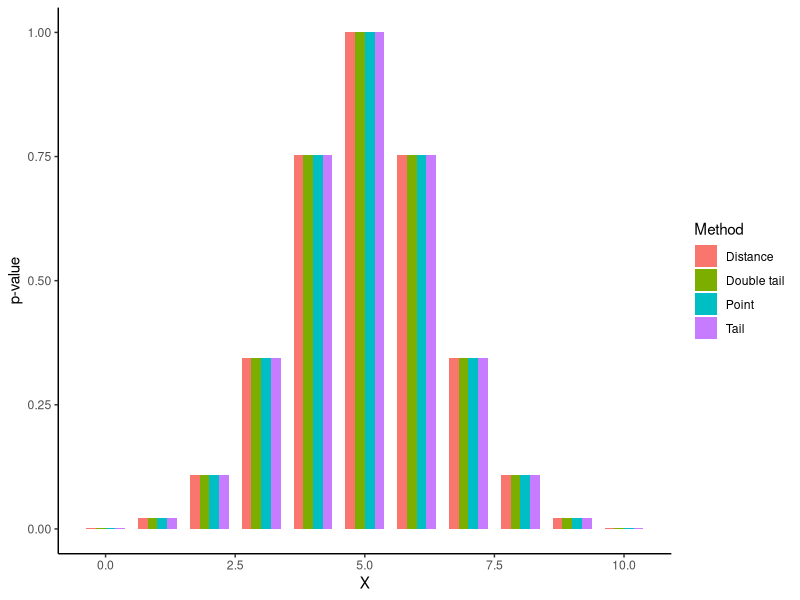
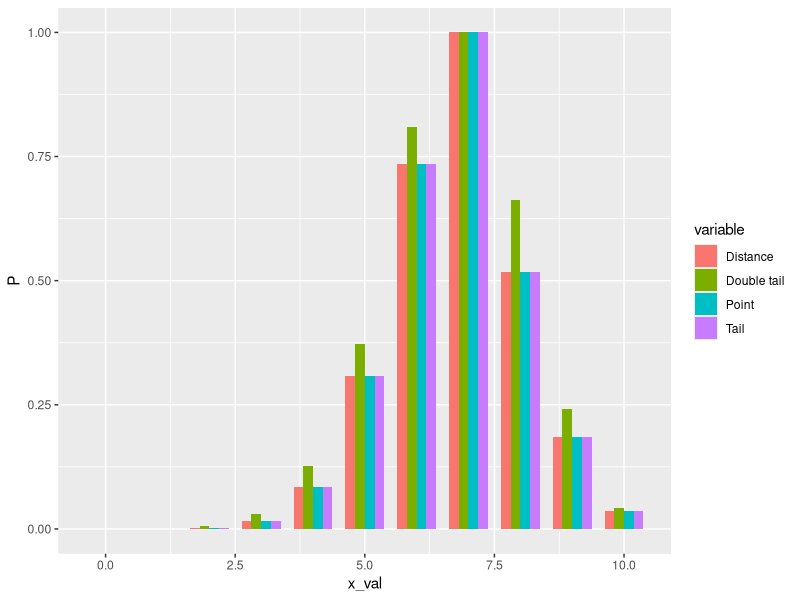
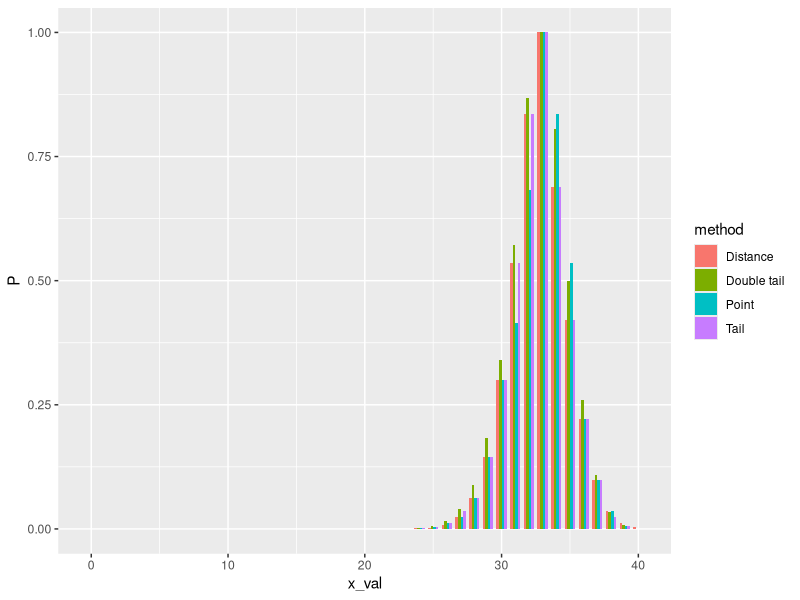
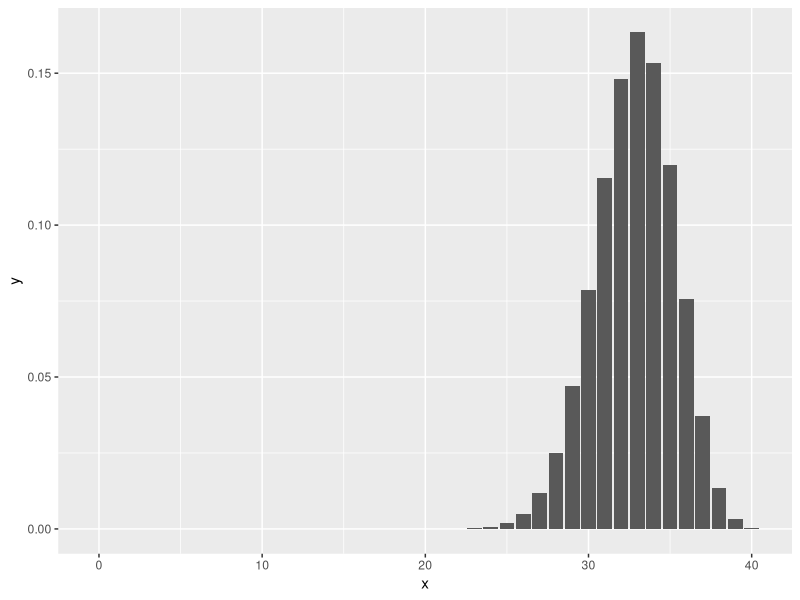
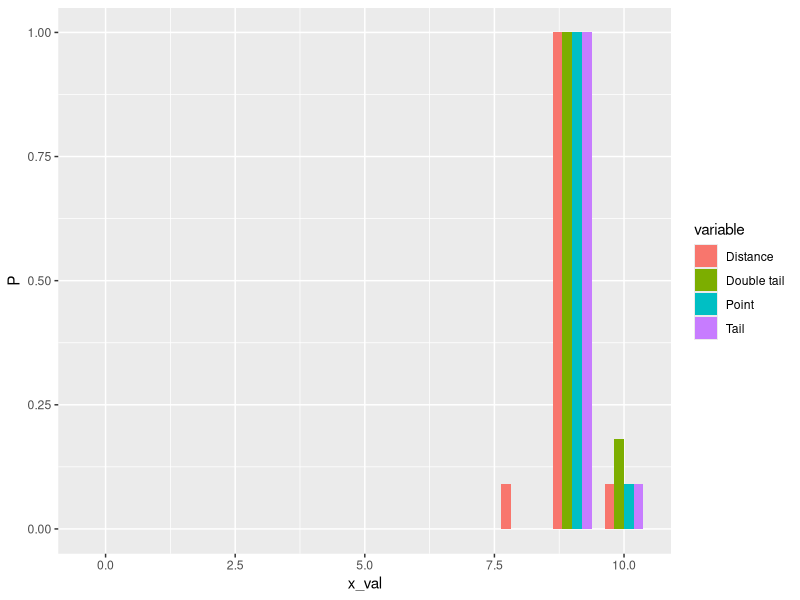

Write the R code that produced these figures, in order.
## ---- chunk 1
knitr::opts_chunk$set(echo = TRUE)
## ---- chunk 2
library(ggplot2)
library(reshape2)
library(tidyverse)
## ---- chunk 3
dmodel <- function(x, n, p){
  dbinom(x, n, p)
}

pmodel <- function(x, n, p, tail_left = TRUE){
  pbinom(x, n, p, tail_left)
}

sample_space <- function(n){
  0:n
}

expected_val_model <- function(n, p){
  n*p
}

## ---- chunk 4
p_val_a <- function(x, n, p){
  pr_tail_l = pmodel(x, n, p, tail_left = TRUE)
  ## Use 1 - tail prob but add point prob
  pr_tail_r = 1 - pr_tail_l + dmodel(x, n, p)
  
  p_val = 2 * min(pr_tail_l, pr_tail_r, 1/2)
  p_val
}

p_val_a(7, 10, 0.7)
## ---- chunk 5
p_val_b <- function(x, n, p, multi_modal = TRUE){
  W_x = dmodel(x, n, p)
  
  S = sample_space(n)
  p_val = 0
  
  if (multi_modal){
    # If multimodal makes this a bad for this p-method
    for(y in S){
      W_y = dmodel(y, n, p)
      if(W_y > W_x){
      }
      else{
        p_y = W_y
        p_val = p_val + p_y
      }
    }
  }
  else{
    #WIP of effectivised computation
  }
  
  p_val
}

p_val_b(3, 10, 0.3, TRUE)
## ---- chunk 6
# Assuming point mass function
p_val_c <- function(x, n, p){
  p_tail_l = pmodel(x, n, p, tail_left = TRUE)
  p_tail_r = 1 - p_tail_l + dmodel(x, n, p)
  epsilon = 1e-8
  if (p_tail_l < p_tail_r + epsilon){
    # Add the maximum right tail that is smaller than left tail
    ## Start with 0 tail and add one point mass at a time until it grow bigger than left tail
    r_tail_max_smaller = 0
    y = n
    sugg = r_tail_max_smaller
    while(sugg < p_tail_l + epsilon){
      r_tail_max_smaller = sugg # Accept suggestion
      r_add = dmodel(y, n, p) # Calculate new point mass to be added
      sugg = sugg + r_add # Propose new suggestion
      y = y - 1 # Take one lower y-value
    }
    p_val = p_tail_l +  r_tail_max_smaller
  }
  else{
    # Do the same thing but find maximum smaller left tail instead of right
    l_tail_max_smaller = 0
    y = 0
    sugg = l_tail_max_smaller
    while(sugg < p_tail_r + epsilon){
      l_tail_max_smaller = sugg # Accept suggestion
      l_add = dmodel(y, n, p) # Calculate new point mass to be added
      sugg = sugg + l_add # Propose new suggestion
      y = y + 1 # Take one higher y-value
    }
    p_val = p_tail_r +  l_tail_max_smaller
  }
  if(p_val > 1){ # If the distrbution is symmetric it will count the central event twice.
    return(1)
  }
  p_val
}

p_val_c(7, 10, 0.68)
## ---- chunk 7
p_val_d <- function(x, n, p) {
  exp_val = expected_val_model(n, p)
  W_x = abs(x - exp_val)
  
  p_val = 0
  S = sample_space(n)
  for(y in S){
    W_y = abs(y - exp_val)
    if(W_y < W_x){}
    else{
      p_val = p_val + dmodel(y, n, p)
    }
  }
  p_val
}

p_val_d(7, 10, 0.7)
## ---- chunk 8
observator <- function(x, n, p){
  pr_tail_l = pmodel(x, n, p)
  pr_tail_r = 1 - pr_tail_l + dmodel(x, n, p)
  min(pr_tail_l, pr_tail_r)
}

p_val_obs <- function(x, n, p){
  W_x = observator(x, n, p)
  S = sample_space(n)
  
  p_val = 0
  epsilon = 1e-8
  
  for(i in S){
    W_i = observator(i, n, p)
    if(W_i < W_x + epsilon){
      p_val = p_val + dmodel(i, n, p)
    }
  }
  p_val
}

p_val_obs(3, 10, 0.3)
## ---- chunk 9
dmodel <- function(x, n, p){
  dbinom(x, n, p)
}

pmodel <- function(x, n, p, tail_left = TRUE){
  pbinom(x, n, p, tail_left)
}

sample_space <- function(n){
  0:n
}

expected_val_model <- function(n, p){
  n*p
}

## ---- chunk 10
comparison_p_vals <- function(n, p){
  p_a = NULL
  p_b = NULL
  p_c = NULL
  p_d = NULL

  for(i in 0:n){
    p_a = c(p_a, p_val_a(i, n, p))
    p_b = c(p_b, p_val_b(i, n, p))
    p_c = c(p_c, p_val_c(i, n, p))
    p_d = c(p_d, p_val_d(i, n, p))
  }
  
  df <- data.frame(p_a, p_b, p_c, p_d)
  colnames(df) <- c("Double tail", "Point", "Tail", "Distance")  #Added zero width space for "Double tail" to be shown first in plot
  df["x_val"] <- 0:n
  
  df
}

df <- comparison_p_vals(10, 0.5)

df %>%
  pivot_longer(-x_val, names_to = "Method", values_to = "P") %>%
  ggplot(aes(x = x_val, y = P, fill = Method), xlab = "Method") +
  geom_bar(stat = "identity", width = .75, position = "dodge") + 
  theme_classic()+
  labs(x = "X", y = "p-value")
## ---- chunk 11
df <- comparison_p_vals(10, 0.68)

df %>%
  pivot_longer(-x_val, names_to = "variable", values_to = "P") %>%
  ggplot(aes(x = x_val, y = P, fill = variable), xlab = "Method") +
  geom_bar(stat = "identity", width = .75, position = "dodge")
## ---- chunk 12
n = 40
p = 0.82

df <-comparison_p_vals(n, p)

df %>%
  pivot_longer(-x_val, names_to = "method", values_to = "P") %>%
  ggplot(aes(x = x_val, y = P, fill = method)) +
  geom_bar(stat = "identity", width = .75, position = "dodge") 
  
  

# Plotting 
df_points = data.frame(x = 0:n, y = dbinom(0:n, n, p))
ggplot(df_points, aes(x = x, y = y)) +
  geom_bar(stat = "identity")
## ---- chunk 13
dmodel <- function(x, n, p, unhyperness = 1){
  k = n
  m = round(unhyperness * k)
  n_ = round(m * (1-p)/p)
  dhyper(x, m, n_, k)
}

pmodel <- function(x, n, p, unhyperness = 1, tail_left = TRUE){
  k = n
  m = round(unhyperness * k)
  n_ = round(m * (1-p)/p)
  val = phyper(x, m, n_, k, lower.tail = tail_left)
  
  if(is.nan(val)){
    0
  }
  else{
    val
  }
}

sample_space <- function(n){
  0:n
}

expected_val_model <- function(n, p){
  n*p
}

?floor
## ---- chunk 14
k = 10
n_ = round(1 * k)
m = round(n_ * 0.5 / 0.5)

phyper(10, m, n_, k, FALSE)

pmodel(10, 10, 0.5, FALSE)
## ---- chunk 15
observator <- function(x, n, p){
  pr_tail_l = pmodel(x, n, p)
  pr_tail_r = 1- pr_tail_l + dmodel(x, n, p)
  min(pr_tail_l, pr_tail_r)
}

p_val_a(7, 10, 0.5)
p_val_b(7, 10, 0.5)
p_val_c(7, 10, 0.5)
p_val_d(7, 10, 0.5)

comparison_p_vals(10, 0.47)
## ---- chunk 16
comparison_p_vals(10, 0.68)
## ---- chunk 17
pmodel(3, 10, 0.7)
pmodel(3, 10, 0.7, tail_left = FALSE) + dmodel(3, 10, 0.7)
## ---- chunk 18
df <- comparison_p_vals(10, 0.9)

df %>%
  pivot_longer(-x_val, names_to = "variable", values_to = "P") %>%
  ggplot(aes(x = x_val, y = P, fill = variable), xlab = "Method") +
  geom_bar(stat = "identity", width = .75, position = "dodge")
## ---- chunk 19
fisher_p_val_test <- function(n_x, n_y){
  c_vec = 0:(n_x + n_y)
  
  p_df = data.frame(matrix(NA, nrow = n_x + n_y, ncol = n_x + n_y))
  rownames(p_df) <- 0:(n_x + n_y)
  colnames(p_df) <- 0:(n_x + n_y)
  for(c in c_vec){
    x_vec = 0:c
    for(x in x_vec){
      #Calculate p value
      #Set p_value at place p_df[x, c]
    }
  }
}
